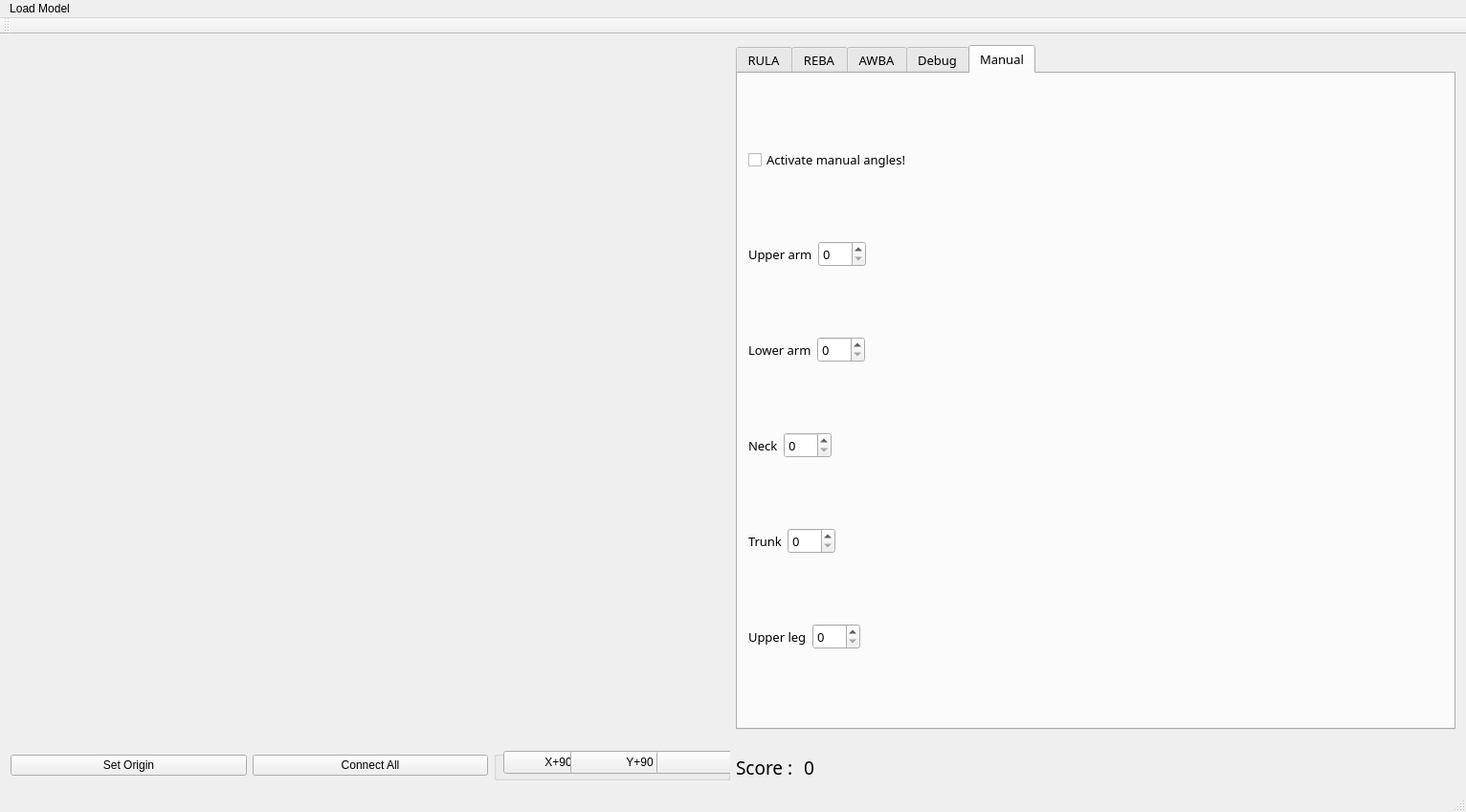
<?xml version="1.0" encoding="UTF-8"?>
<ui version="4.0">
 <class>MainWindow</class>
 <widget class="QMainWindow" name="MainWindow">
  <property name="geometry">
   <rect>
    <x>0</x>
    <y>0</y>
    <width>1532</width>
    <height>849</height>
   </rect>
  </property>
  <property name="sizePolicy">
   <sizepolicy hsizetype="Minimum" vsizetype="Minimum">
    <horstretch>0</horstretch>
    <verstretch>0</verstretch>
   </sizepolicy>
  </property>
  <property name="windowTitle">
   <string>Ergonomic-X</string>
  </property>
  <property name="styleSheet">
   <string notr="true"/>
  </property>
  <widget class="QWidget" name="centralWidget">
   <layout class="QGridLayout" name="gridLayout">
    <item row="0" column="4">
     <layout class="QVBoxLayout" name="verticalLayout_3">
      <property name="rightMargin">
       <number>0</number>
      </property>
      <item>
       <widget class="QTabWidget" name="tabWidget">
        <property name="font">
         <font>
          <family>微軟正黑體</family>
          <pointsize>10</pointsize>
         </font>
        </property>
        <property name="currentIndex">
         <number>4</number>
        </property>
        <widget class="QWidget" name="tab">
         <attribute name="title">
          <string>RULA</string>
         </attribute>
         <layout class="QFormLayout" name="formLayout">
          <item row="0" column="0">
           <layout class="QGridLayout" name="gridLayout_4">
            <item row="1" column="0">
             <layout class="QHBoxLayout" name="horizontalLayout_2"/>
            </item>
            <item row="0" column="0">
             <layout class="QVBoxLayout" name="verticalLayout_2">
              <item>
               <widget class="QLabel" name="label_3">
                <property name="font">
                 <font>
                  <family>微軟正黑體</family>
                  <pointsize>11</pointsize>
                 </font>
                </property>
                <property name="text">
                 <string>Detail Confuguration:</string>
                </property>
               </widget>
              </item>
              <item>
               <widget class="QCheckBox" name="check_rula_1">
                <property name="font">
                 <font>
                  <family>微軟正黑體</family>
                  <pointsize>11</pointsize>
                 </font>
                </property>
                <property name="text">
                 <string>shoulder is raised</string>
                </property>
               </widget>
              </item>
              <item>
               <widget class="QCheckBox" name="check_rula_2">
                <property name="font">
                 <font>
                  <family>微軟正黑體</family>
                  <pointsize>11</pointsize>
                 </font>
                </property>
                <property name="text">
                 <string>upper arm is abducted</string>
                </property>
               </widget>
              </item>
              <item>
               <widget class="QCheckBox" name="check_rula_3">
                <property name="font">
                 <font>
                  <family>微軟正黑體</family>
                  <pointsize>11</pointsize>
                 </font>
                </property>
                <property name="text">
                 <string>arm is supported or person is leaning</string>
                </property>
               </widget>
              </item>
              <item>
               <widget class="QLabel" name="label_8">
                <property name="font">
                 <font>
                  <family>微軟正黑體</family>
                  <pointsize>11</pointsize>
                 </font>
                </property>
                <property name="text">
                 <string>Muscle Use</string>
                </property>
               </widget>
              </item>
              <item>
               <widget class="QCheckBox" name="check_rula_4">
                <property name="font">
                 <font>
                  <family>微軟正黑體</family>
                  <pointsize>11</pointsize>
                 </font>
                </property>
                <property name="text">
                 <string>hold &gt; 10 mins or 4 times/min</string>
                </property>
               </widget>
              </item>
              <item>
               <widget class="QCheckBox" name="check_rula_5">
                <property name="font">
                 <font>
                  <family>微軟正黑體</family>
                  <pointsize>11</pointsize>
                 </font>
                </property>
                <property name="text">
                 <string>the legs are supported</string>
                </property>
               </widget>
              </item>
              <item>
               <widget class="QLabel" name="label_2">
                <property name="font">
                 <font>
                  <family>微軟正黑體</family>
                  <pointsize>11</pointsize>
                 </font>
                </property>
                <property name="text">
                 <string>Weight of Object:</string>
                </property>
               </widget>
              </item>
              <item>
               <widget class="QRadioButton" name="load_choose1">
                <property name="font">
                 <font>
                  <family>微軟正黑體</family>
                  <pointsize>11</pointsize>
                 </font>
                </property>
                <property name="text">
                 <string>&lt;2 kg</string>
                </property>
               </widget>
              </item>
              <item>
               <widget class="QRadioButton" name="load_choose2">
                <property name="font">
                 <font>
                  <family>微軟正黑體</family>
                  <pointsize>11</pointsize>
                 </font>
                </property>
                <property name="text">
                 <string>2~10 kg</string>
                </property>
               </widget>
              </item>
              <item>
               <widget class="QRadioButton" name="load_choose3">
                <property name="font">
                 <font>
                  <family>微軟正黑體</family>
                  <pointsize>11</pointsize>
                 </font>
                </property>
                <property name="text">
                 <string>&gt;10 kg</string>
                </property>
               </widget>
              </item>
             </layout>
            </item>
           </layout>
          </item>
         </layout>
        </widget>
        <widget class="QWidget" name="tab_2">
         <attribute name="title">
          <string>REBA</string>
         </attribute>
         <layout class="QFormLayout" name="formLayout_2">
          <item row="0" column="0" colspan="2">
           <layout class="QVBoxLayout" name="verticalLayout">
            <item>
             <widget class="QGroupBox" name="groupBox_2">
              <property name="font">
               <font>
                <family>微軟正黑體</family>
                <pointsize>11</pointsize>
               </font>
              </property>
              <property name="title">
               <string>Weight of Object</string>
              </property>
              <layout class="QVBoxLayout" name="verticalLayout_4">
               <item>
                <widget class="QRadioButton" name="reba_weight1">
                 <property name="font">
                  <font>
                   <family>微軟正黑體</family>
                   <pointsize>11</pointsize>
                  </font>
                 </property>
                 <property name="text">
                  <string>&lt;5 kg</string>
                 </property>
                </widget>
               </item>
               <item>
                <widget class="QRadioButton" name="reba_weight2">
                 <property name="font">
                  <font>
                   <family>微軟正黑體</family>
                   <pointsize>11</pointsize>
                  </font>
                 </property>
                 <property name="text">
                  <string>5~10 kg</string>
                 </property>
                </widget>
               </item>
               <item>
                <widget class="QRadioButton" name="reba_weight3">
                 <property name="font">
                  <font>
                   <family>微軟正黑體</family>
                   <pointsize>11</pointsize>
                  </font>
                 </property>
                 <property name="text">
                  <string>&gt;10 kg</string>
                 </property>
                </widget>
               </item>
              </layout>
             </widget>
            </item>
            <item>
             <widget class="QLabel" name="label_5">
              <property name="font">
               <font>
                <family>微軟正黑體</family>
                <pointsize>11</pointsize>
               </font>
              </property>
              <property name="text">
               <string>Details of Arms:</string>
              </property>
             </widget>
            </item>
            <item>
             <widget class="QCheckBox" name="check_reba_1">
              <property name="font">
               <font>
                <family>微軟正黑體</family>
                <pointsize>11</pointsize>
               </font>
              </property>
              <property name="text">
               <string>Shoulder is raised.</string>
              </property>
             </widget>
            </item>
            <item>
             <widget class="QCheckBox" name="check_reba_2">
              <property name="font">
               <font>
                <family>微軟正黑體</family>
                <pointsize>11</pointsize>
               </font>
              </property>
              <property name="text">
               <string>Upper arm is abducted.</string>
              </property>
             </widget>
            </item>
            <item>
             <widget class="QCheckBox" name="check_reba_3">
              <property name="font">
               <font>
                <family>微軟正黑體</family>
                <pointsize>11</pointsize>
               </font>
              </property>
              <property name="text">
               <string>Arm is supported or person is leaning.</string>
              </property>
             </widget>
            </item>
            <item>
             <widget class="QGroupBox" name="groupBox_3">
              <property name="font">
               <font>
                <family>微軟正黑體</family>
                <pointsize>11</pointsize>
               </font>
              </property>
              <property name="title">
               <string>Coulping of Hand Hold Score</string>
              </property>
              <layout class="QFormLayout" name="formLayout_4">
               <item row="5" column="0">
                <widget class="QRadioButton" name="Cp4">
                 <property name="font">
                  <font>
                   <family>微軟正黑體</family>
                   <pointsize>11</pointsize>
                  </font>
                 </property>
                 <property name="text">
                  <string>Unacceptable</string>
                 </property>
                </widget>
               </item>
               <item row="0" column="0">
                <widget class="QRadioButton" name="Cp1">
                 <property name="font">
                  <font>
                   <family>微軟正黑體</family>
                   <pointsize>11</pointsize>
                  </font>
                 </property>
                 <property name="text">
                  <string>Fitting handle</string>
                 </property>
                </widget>
               </item>
               <item row="1" column="0">
                <widget class="QRadioButton" name="Cp2">
                 <property name="font">
                  <font>
                   <family>微軟正黑體</family>
                   <pointsize>11</pointsize>
                  </font>
                 </property>
                 <property name="text">
                  <string>Acceptable but nit ideal hold</string>
                 </property>
                </widget>
               </item>
               <item row="2" column="0">
                <widget class="QRadioButton" name="Cp3">
                 <property name="font">
                  <font>
                   <family>微軟正黑體</family>
                   <pointsize>11</pointsize>
                  </font>
                 </property>
                 <property name="text">
                  <string>Not acceptable but possible</string>
                 </property>
                </widget>
               </item>
              </layout>
             </widget>
            </item>
            <item>
             <widget class="QLabel" name="label_7">
              <property name="font">
               <font>
                <family>微軟正黑體</family>
                <pointsize>11</pointsize>
               </font>
              </property>
              <property name="text">
               <string>Activity Score</string>
              </property>
             </widget>
            </item>
            <item>
             <widget class="QCheckBox" name="check_reba_act1">
              <property name="font">
               <font>
                <family>微軟正黑體</family>
                <pointsize>11</pointsize>
               </font>
              </property>
              <property name="text">
               <string>1 or more body parts are held for longer than 1 minute.</string>
              </property>
             </widget>
            </item>
            <item>
             <widget class="QCheckBox" name="check_reba_act2">
              <property name="font">
               <font>
                <family>微軟正黑體</family>
                <pointsize>11</pointsize>
               </font>
              </property>
              <property name="text">
               <string>Repeated small range actions (more than 4x per minute).</string>
              </property>
             </widget>
            </item>
            <item>
             <widget class="QCheckBox" name="check_reba_act3">
              <property name="font">
               <font>
                <family>微軟正黑體</family>
                <pointsize>11</pointsize>
               </font>
              </property>
              <property name="text">
               <string>Action causes rapid large range changes in postures.</string>
              </property>
             </widget>
            </item>
           </layout>
          </item>
         </layout>
        </widget>
        <widget class="QWidget" name="tab_3">
         <attribute name="title">
          <string>AWBA</string>
         </attribute>
         <layout class="QVBoxLayout" name="verticalLayout_5">
          <item>
           <widget class="QGroupBox" name="groupBox_4">
            <property name="sizePolicy">
             <sizepolicy hsizetype="Preferred" vsizetype="Fixed">
              <horstretch>0</horstretch>
              <verstretch>0</verstretch>
             </sizepolicy>
            </property>
            <property name="title">
             <string>Configuguration</string>
            </property>
            <layout class="QVBoxLayout" name="verticalLayout_6">
             <item>
              <layout class="QHBoxLayout" name="horizontalLayout_3">
               <item>
                <widget class="QLabel" name="label_4">
                 <property name="sizePolicy">
                  <sizepolicy hsizetype="Fixed" vsizetype="Preferred">
                   <horstretch>0</horstretch>
                   <verstretch>0</verstretch>
                  </sizepolicy>
                 </property>
                 <property name="text">
                  <string>Duration:</string>
                 </property>
                </widget>
               </item>
               <item>
                <widget class="QSpinBox" name="awba_duration">
                 <property name="sizePolicy">
                  <sizepolicy hsizetype="Fixed" vsizetype="Preferred">
                   <horstretch>0</horstretch>
                   <verstretch>0</verstretch>
                  </sizepolicy>
                 </property>
                 <property name="prefix">
                  <string/>
                 </property>
                 <property name="minimum">
                  <number>1</number>
                 </property>
                 <property name="maximum">
                  <number>60</number>
                 </property>
                </widget>
               </item>
               <item>
                <spacer name="verticalSpacer_2">
                 <property name="orientation">
                  <enum>Qt::Vertical</enum>
                 </property>
                 <property name="sizeType">
                  <enum>QSizePolicy::Maximum</enum>
                 </property>
                 <property name="sizeHint" stdset="0">
                  <size>
                   <width>20</width>
                   <height>40</height>
                  </size>
                 </property>
                </spacer>
               </item>
              </layout>
             </item>
             <item>
              <widget class="QCheckBox" name="awba_config1">
               <property name="sizePolicy">
                <sizepolicy hsizetype="Preferred" vsizetype="Preferred">
                 <horstretch>0</horstretch>
                 <verstretch>0</verstretch>
                </sizepolicy>
               </property>
               <property name="text">
                <string>sitting or not</string>
               </property>
              </widget>
             </item>
            </layout>
           </widget>
          </item>
          <item>
           <spacer name="verticalSpacer">
            <property name="orientation">
             <enum>Qt::Vertical</enum>
            </property>
            <property name="sizeHint" stdset="0">
             <size>
              <width>20</width>
              <height>40</height>
             </size>
            </property>
           </spacer>
          </item>
         </layout>
        </widget>
        <widget class="QWidget" name="tab_4">
         <attribute name="title">
          <string>Debug</string>
         </attribute>
         <widget class="QTextBrowser" name="textbrowser">
          <property name="geometry">
           <rect>
            <x>50</x>
            <y>60</y>
            <width>349</width>
            <height>446</height>
           </rect>
          </property>
         </widget>
        </widget>
        <widget class="QWidget" name="tab_5">
         <attribute name="title">
          <string>Manual</string>
         </attribute>
         <layout class="QVBoxLayout" name="verticalLayout_7">
          <item>
           <widget class="QCheckBox" name="check_manual">
            <property name="sizePolicy">
             <sizepolicy hsizetype="Fixed" vsizetype="Fixed">
              <horstretch>0</horstretch>
              <verstretch>0</verstretch>
             </sizepolicy>
            </property>
            <property name="text">
             <string>Activate manual angles!</string>
            </property>
           </widget>
          </item>
          <item>
           <layout class="QHBoxLayout" name="horizontalLayout_6">
            <item>
             <widget class="QLabel" name="label_6">
              <property name="sizePolicy">
               <sizepolicy hsizetype="Fixed" vsizetype="Preferred">
                <horstretch>0</horstretch>
                <verstretch>0</verstretch>
               </sizepolicy>
              </property>
              <property name="text">
               <string>Upper arm</string>
              </property>
             </widget>
            </item>
            <item>
             <widget class="QSpinBox" name="uparm_box">
              <property name="sizePolicy">
               <sizepolicy hsizetype="Fixed" vsizetype="Fixed">
                <horstretch>0</horstretch>
                <verstretch>0</verstretch>
               </sizepolicy>
              </property>
              <property name="maximum">
               <number>360</number>
              </property>
             </widget>
            </item>
            <item>
             <spacer name="horizontalSpacer">
              <property name="orientation">
               <enum>Qt::Horizontal</enum>
              </property>
              <property name="sizeHint" stdset="0">
               <size>
                <width>40</width>
                <height>20</height>
               </size>
              </property>
             </spacer>
            </item>
           </layout>
          </item>
          <item>
           <layout class="QHBoxLayout" name="horizontalLayout_7">
            <item>
             <widget class="QLabel" name="label_9">
              <property name="sizePolicy">
               <sizepolicy hsizetype="Fixed" vsizetype="Preferred">
                <horstretch>0</horstretch>
                <verstretch>0</verstretch>
               </sizepolicy>
              </property>
              <property name="text">
               <string>Lower arm</string>
              </property>
             </widget>
            </item>
            <item>
             <widget class="QSpinBox" name="loarm_box">
              <property name="sizePolicy">
               <sizepolicy hsizetype="Fixed" vsizetype="Fixed">
                <horstretch>0</horstretch>
                <verstretch>0</verstretch>
               </sizepolicy>
              </property>
              <property name="maximum">
               <number>360</number>
              </property>
             </widget>
            </item>
            <item>
             <spacer name="horizontalSpacer_2">
              <property name="orientation">
               <enum>Qt::Horizontal</enum>
              </property>
              <property name="sizeHint" stdset="0">
               <size>
                <width>40</width>
                <height>20</height>
               </size>
              </property>
             </spacer>
            </item>
           </layout>
          </item>
          <item>
           <layout class="QHBoxLayout" name="horizontalLayout_8">
            <item>
             <widget class="QLabel" name="label_10">
              <property name="sizePolicy">
               <sizepolicy hsizetype="Fixed" vsizetype="Preferred">
                <horstretch>0</horstretch>
                <verstretch>0</verstretch>
               </sizepolicy>
              </property>
              <property name="text">
               <string>Neck</string>
              </property>
             </widget>
            </item>
            <item>
             <widget class="QSpinBox" name="neck_box">
              <property name="sizePolicy">
               <sizepolicy hsizetype="Fixed" vsizetype="Fixed">
                <horstretch>0</horstretch>
                <verstretch>0</verstretch>
               </sizepolicy>
              </property>
              <property name="maximum">
               <number>360</number>
              </property>
             </widget>
            </item>
            <item>
             <spacer name="horizontalSpacer_3">
              <property name="orientation">
               <enum>Qt::Horizontal</enum>
              </property>
              <property name="sizeHint" stdset="0">
               <size>
                <width>40</width>
                <height>20</height>
               </size>
              </property>
             </spacer>
            </item>
           </layout>
          </item>
          <item>
           <layout class="QHBoxLayout" name="horizontalLayout_9">
            <item>
             <widget class="QLabel" name="label_11">
              <property name="text">
               <string>Trunk</string>
              </property>
             </widget>
            </item>
            <item>
             <widget class="QSpinBox" name="trunk_box">
              <property name="maximum">
               <number>360</number>
              </property>
             </widget>
            </item>
            <item>
             <spacer name="horizontalSpacer_4">
              <property name="orientation">
               <enum>Qt::Horizontal</enum>
              </property>
              <property name="sizeHint" stdset="0">
               <size>
                <width>40</width>
                <height>20</height>
               </size>
              </property>
             </spacer>
            </item>
           </layout>
          </item>
          <item>
           <layout class="QHBoxLayout" name="horizontalLayout_10">
            <item>
             <widget class="QLabel" name="label_12">
              <property name="text">
               <string>Upper leg</string>
              </property>
             </widget>
            </item>
            <item>
             <widget class="QSpinBox" name="upleg_box">
              <property name="maximum">
               <number>360</number>
              </property>
             </widget>
            </item>
            <item>
             <spacer name="horizontalSpacer_5">
              <property name="orientation">
               <enum>Qt::Horizontal</enum>
              </property>
              <property name="sizeHint" stdset="0">
               <size>
                <width>40</width>
                <height>20</height>
               </size>
              </property>
             </spacer>
            </item>
           </layout>
          </item>
         </layout>
        </widget>
       </widget>
      </item>
      <item>
       <layout class="QHBoxLayout" name="horizontalLayout_4">
        <property name="topMargin">
         <number>0</number>
        </property>
        <item>
         <layout class="QHBoxLayout" name="horizontalLayout_5">
          <property name="topMargin">
           <number>20</number>
          </property>
          <item>
           <widget class="QLabel" name="label">
            <property name="sizePolicy">
             <sizepolicy hsizetype="Fixed" vsizetype="Minimum">
              <horstretch>0</horstretch>
              <verstretch>0</verstretch>
             </sizepolicy>
            </property>
            <property name="font">
             <font>
              <family>微軟正黑體</family>
              <pointsize>14</pointsize>
             </font>
            </property>
            <property name="text">
             <string>Score : </string>
            </property>
           </widget>
          </item>
          <item>
           <widget class="QLabel" name="Label_Score">
            <property name="sizePolicy">
             <sizepolicy hsizetype="Minimum" vsizetype="Minimum">
              <horstretch>0</horstretch>
              <verstretch>0</verstretch>
             </sizepolicy>
            </property>
            <property name="font">
             <font>
              <family>微軟正黑體</family>
              <pointsize>14</pointsize>
             </font>
            </property>
            <property name="text">
             <string>0</string>
            </property>
           </widget>
          </item>
         </layout>
        </item>
       </layout>
      </item>
     </layout>
    </item>
    <item row="0" column="0">
     <layout class="QGridLayout" name="gridLayout_2">
      <property name="sizeConstraint">
       <enum>QLayout::SetMaximumSize</enum>
      </property>
      <item row="0" column="0">
       <widget class="ThreeDWindow" name="widget" native="true">
        <property name="sizePolicy">
         <sizepolicy hsizetype="Expanding" vsizetype="Expanding">
          <horstretch>0</horstretch>
          <verstretch>0</verstretch>
         </sizepolicy>
        </property>
        <property name="minimumSize">
         <size>
          <width>500</width>
          <height>500</height>
         </size>
        </property>
       </widget>
      </item>
      <item row="1" column="0">
       <layout class="QHBoxLayout" name="horizontalLayout">
        <item>
         <widget class="QPushButton" name="BTN_set_origin">
          <property name="text">
           <string>Set Origin</string>
          </property>
         </widget>
        </item>
        <item>
         <widget class="QPushButton" name="BTN_StartAllLpms">
          <property name="text">
           <string>Connect All</string>
          </property>
         </widget>
        </item>
        <item>
         <widget class="QGroupBox" name="groupBox">
          <property name="enabled">
           <bool>true</bool>
          </property>
          <property name="title">
           <string/>
          </property>
          <widget class="QPushButton" name="btn_x_plus">
           <property name="geometry">
            <rect>
             <x>10</x>
             <y>0</y>
             <width>115</width>
             <height>24</height>
            </rect>
           </property>
           <property name="text">
            <string>X+90</string>
           </property>
          </widget>
          <widget class="QPushButton" name="btn_y_plus">
           <property name="geometry">
            <rect>
             <x>80</x>
             <y>0</y>
             <width>145</width>
             <height>24</height>
            </rect>
           </property>
           <property name="text">
            <string>Y+90</string>
           </property>
          </widget>
          <widget class="QPushButton" name="btn_z_plus">
           <property name="geometry">
            <rect>
             <x>170</x>
             <y>0</y>
             <width>196</width>
             <height>24</height>
            </rect>
           </property>
           <property name="text">
            <string>Z+90</string>
           </property>
          </widget>
         </widget>
        </item>
       </layout>
      </item>
     </layout>
    </item>
   </layout>
  </widget>
  <widget class="QMenuBar" name="menuBar">
   <property name="geometry">
    <rect>
     <x>0</x>
     <y>0</y>
     <width>1532</width>
     <height>27</height>
    </rect>
   </property>
   <widget class="QMenu" name="menuwindow">
    <property name="title">
     <string>Load Model</string>
    </property>
    <addaction name="actionclose"/>
    <addaction name="separator"/>
    <addaction name="OpenHead"/>
    <addaction name="OpenRightUpperArm"/>
    <addaction name="OpenRightLowerArm"/>
    <addaction name="OpenRightWrist"/>
    <addaction name="OpenLeftUpperArm"/>
    <addaction name="OpenLeftLowerArm"/>
    <addaction name="OpenLeftWrist"/>
    <addaction name="OpenBody"/>
    <addaction name="actionLeft_Upper_Leg"/>
    <addaction name="actionLeft_Lower_Leg"/>
    <addaction name="actionRight_Upper_Leg"/>
    <addaction name="actionRight_Lower_Leg"/>
   </widget>
   <addaction name="menuwindow"/>
  </widget>
  <widget class="QToolBar" name="mainToolBar">
   <attribute name="toolBarArea">
    <enum>TopToolBarArea</enum>
   </attribute>
   <attribute name="toolBarBreak">
    <bool>false</bool>
   </attribute>
  </widget>
  <widget class="QStatusBar" name="statusBar"/>
  <action name="actionclose">
   <property name="text">
    <string>Close</string>
   </property>
   <property name="font">
    <font>
     <family>微軟正黑體</family>
     <pointsize>10</pointsize>
    </font>
   </property>
  </action>
  <action name="OpenHead">
   <property name="text">
    <string>Head</string>
   </property>
  </action>
  <action name="OpenRightUpperArm">
   <property name="text">
    <string>Right Upper Arm</string>
   </property>
  </action>
  <action name="OpenRightLowerArm">
   <property name="text">
    <string>Right Lower Arm</string>
   </property>
  </action>
  <action name="OpenRightWrist">
   <property name="text">
    <string>Right Wrist</string>
   </property>
  </action>
  <action name="OpenLeftUpperArm">
   <property name="text">
    <string>Left Upper Arm</string>
   </property>
  </action>
  <action name="OpenLeftLowerArm">
   <property name="text">
    <string>Left Lower Arm</string>
   </property>
  </action>
  <action name="OpenLeftWrist">
   <property name="text">
    <string>Left Wrist</string>
   </property>
  </action>
  <action name="OpenBody">
   <property name="text">
    <string>Body</string>
   </property>
  </action>
  <action name="actionLeft_Upper_Leg">
   <property name="text">
    <string>Left Upper Leg</string>
   </property>
  </action>
  <action name="actionLeft_Lower_Leg">
   <property name="text">
    <string>Left Lower Leg</string>
   </property>
  </action>
  <action name="actionRight_Upper_Leg">
   <property name="text">
    <string>Right Upper Leg</string>
   </property>
  </action>
  <action name="actionRight_Lower_Leg">
   <property name="text">
    <string>Right Lower Leg</string>
   </property>
  </action>
 </widget>
 <layoutdefault spacing="6" margin="11"/>
 <customwidgets>
  <customwidget>
   <class>ThreeDWindow</class>
   <extends>QWidget</extends>
   <header>threedwindow.h</header>
   <container>1</container>
  </customwidget>
 </customwidgets>
 <resources/>
 <connections/>
</ui>
